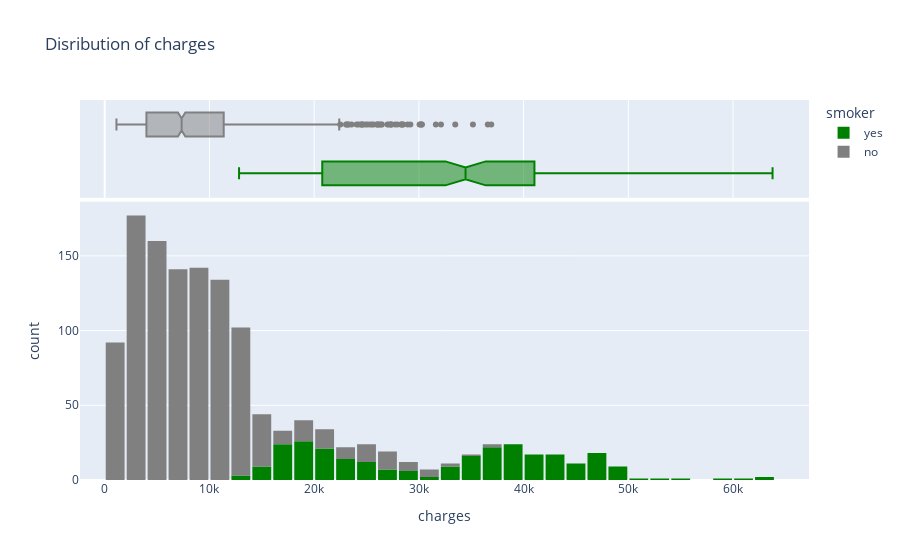

Notebook source saved alongside this figure:
### Code cell
fig=px.histogram(
    medical_df,
    x='charges',
    marginal='box',
    color='smoker',
    color_discrete_sequence=['green','grey'],
    title='Disribution of charges'
)
fig.update_layout(bargap=0.1)
fig.show()

### Figure 1 — Plotly figure (JSON) as saved in the notebook; plotly's stock layout.template omitted (floating-point values rounded to 4 significant figures; data arrays with more than 128 entries replaced by an {"elided": "..."} marker saying what was removed)
{"data": [{"bingroup": "x", "hovertemplate": "smoker=yes<br>charges=%{x}<br>count=%{y}<extra></extra>", "legendgroup": "yes", "marker": {"color": "green", "pattern": {"shape": ""}}, "name": "yes", "orientation": "v", "showlegend": true, "type": "histogram", "x": {"elided": "274 float values"}, "xaxis": "x", "yaxis": "y"}, {"hovertemplate": "smoker=yes<br>charges=%{x}<extra></extra>", "legendgroup": "yes", "marker": {"color": "green"}, "name": "yes", "notched": true, "showlegend": false, "type": "box", "x": {"elided": "274 float values"}, "xaxis": "x2", "yaxis": "y2"}, {"bingroup": "x", "hovertemplate": "smoker=no<br>charges=%{x}<br>count=%{y}<extra></extra>", "legendgroup": "no", "marker": {"color": "grey", "pattern": {"shape": ""}}, "name": "no", "orientation": "v", "showlegend": true, "type": "histogram", "x": {"elided": "1064 float values"}, "xaxis": "x", "yaxis": "y"}, {"hovertemplate": "smoker=no<br>charges=%{x}<extra></extra>", "legendgroup": "no", "marker": {"color": "grey"}, "name": "no", "notched": true, "showlegend": false, "type": "box", "x": {"elided": "1064 float values"}, "xaxis": "x2", "yaxis": "y2"}], "layout": {"bargap": 0.1, "barmode": "relative", "legend": {"title": {"text": "smoker"}, "tracegroupgap": 0}, "title": {"text": "Disribution of charges"}, "xaxis": {"anchor": "y", "domain": [0, 1], "title": {"text": "charges"}}, "xaxis2": {"anchor": "y2", "domain": [0, 1], "matches": "x", "showgrid": true, "showticklabels": false}, "yaxis": {"anchor": "x", "domain": [0, 0.7326], "title": {"text": "count"}}, "yaxis2": {"anchor": "x2", "domain": [0.7426, 1], "matches": "y2", "showgrid": false, "showline": false, "showticklabels": false, "ticks": ""}}}
